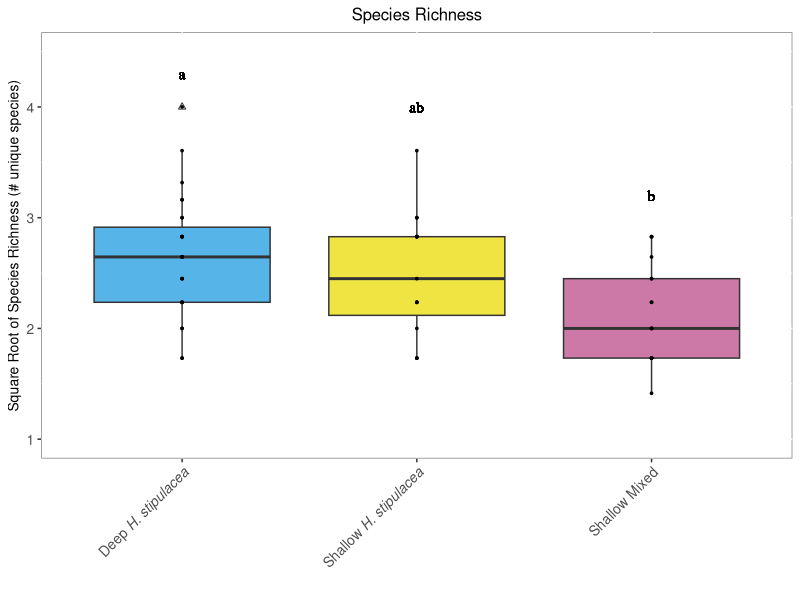
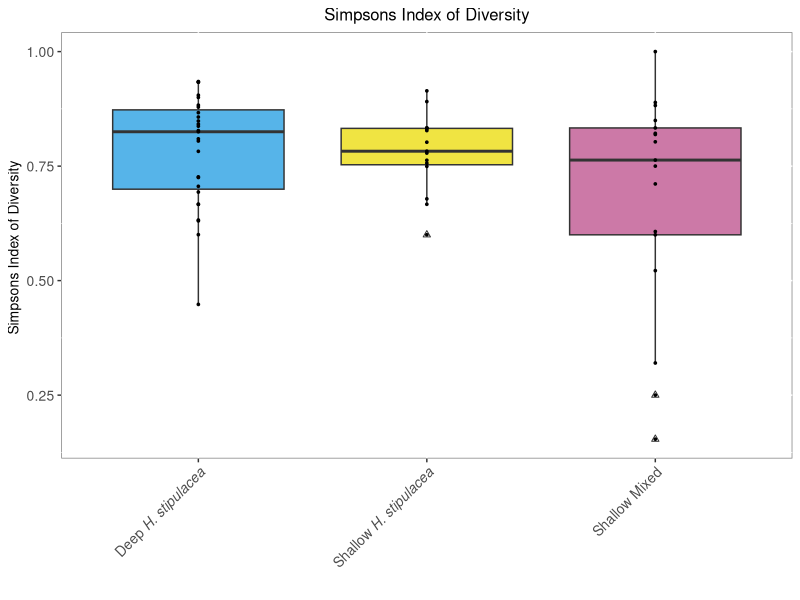
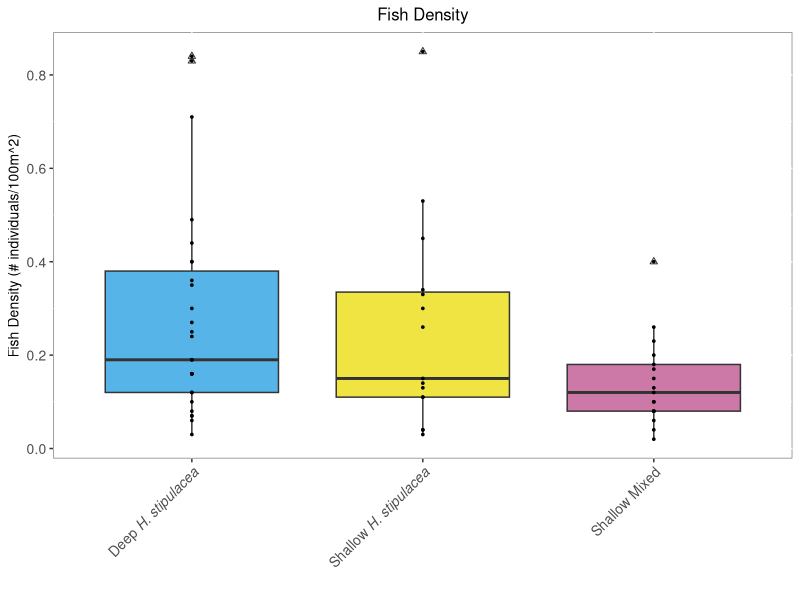

Write R code to recreate these figures, in order. (Note: this script raises an error after producing the figures.)
## ---- chunk 1
library(tidyverse)

finaldiversityplots<- read.csv("Data/WeFixedItAnalyzeMe.csv")

#adding a column for fish density, total number of fish divided by the area of the transect
finaldiversityplots<-finaldiversityplots%>%
  mutate(density=N/100)

#add the column with the square root of richness because we transfromed the data for the species richness data for the ANOVA 

finaldiversityplots$rsqrt<-(sqrt(finaldiversityplots$Species_Richness))

#add our seagrass categories to the dataframe
finaldiversityplots<-finaldiversityplots %>% 
  mutate(totalgrass= (PCovHalophila+
                      PCovThalassia+
                      PCovHalodule+
                      PCovSyringodium)) %>% 
  mutate(PerHalTotal=(PCovHalophila/totalgrass))

##Nas were generated on three transects where there was no seagrass we are only interested in looking at the differences when seagrass is present, removing these three transects
finaldiversityplots<-finaldiversityplots%>%
  filter(totalgrass!=0)

##Make the depth bin categories, we know that deeper than 15 meters there is no native seagrasses, and we want to separate the transects below 15 meters into two groups, ones that are 100% halophila, and ones that are not 100% halophila and contain native seagrasses, and then select for column that we need for further analysis


finaldiversityplots<- finaldiversityplots%>% 
       mutate(dhcat = case_when((depth >= 15.0) ~ "deep",
                                (depth <= 15.0 & PerHalTotal == 1.0) ~ "hal",
                                (depth <= 15.0 & PerHalTotal < 1.0) ~ "native" ))


#species richness plot first

RichnessFinal<-finaldiversityplots%>%
    ggplot(names=labels, aes(x=dhcat, y=rsqrt, fill=dhcat))+
  geom_boxplot(outlier.shape=2)+#change the shape of outliers
  geom_point(size=0.6)+#adds the points onto plot in single line
  xlab(" ")+#no x axis labels 
  ylab("Square Root of Species Richness (# unique species)")+#no y axis lables
  ggtitle("Species Richness")+
  scale_fill_manual(name = "Seagrass Category", 
                   labels = c(
      expression("Deep" ~ italic("H. stipulacea")),
      expression("Shallow" ~ italic("H. stipulacea")),
      "Shallow Mixed"
    ),
              values = c("#56B4E9","#F0E442","#CC79A7"))+
  scale_x_discrete(labels=c(
      expression("Deep" ~ italic("H. stipulacea")),
      expression("Shallow" ~ italic("H. stipulacea")),
      "Shallow Mixed"
    ))+
  geom_text(aes(family="serif", fontface="plain"),x= "deep" , y=4.3, label="a")+#add first letter, family and fontface change font and remove bold
  geom_text(aes(family="serif", fontface="plain", label="ab"),x= "hal" , y=4.0)+#add second letter
  geom_text(aes(family="serif", fontface="plain"), x= "native" , y=3.2, label="b")+#add third letter 
    ylim(1,4.5)+#manually set y axis 
  theme(legend.position="none",panel.background = element_rect(fill = "white", colour = "grey50"),plot.title = element_text(hjust = 0.5),axis.text.x = element_text(angle = 45, vjust = 1, hjust = 1))+#no legend, gridlines or grey background, centered title
   theme(
  text = element_text(size = 10),          # All text
  axis.text = element_text(size = 10),     # Axis ticks
  axis.title = element_text(size = 10),    # Axis labels
  legend.text = element_text(size = 10),
  legend.title = element_text(size = 10)
)

  
 

RichnessFinal

#simpsons diversity plot

SimpsonsFinal<-finaldiversityplots%>%
    ggplot(names=labels, aes(x=dhcat, y=simpsons, fill=dhcat))+
  geom_boxplot(outlier.shape=2)+#change the shape of outliers
  geom_point(size=0.6)+#adds the points onto plot in single line
  xlab(" ")+#no x axis labels 
  ylab("Simpsons Index of Diversity ")+#no y axis lables
  ggtitle("Simpsons Index of Diversity")+
  scale_fill_manual(name = "Seagrass Category", 
                   labels = c(
      expression("Deep" ~ italic("H. stipulacea")),
      expression("Shallow" ~ italic("H. stipulacea")),
      "Shallow Mixed"
    ),
              values = c("#56B4E9","#F0E442","#CC79A7"))+
  scale_x_discrete(labels=c(
      expression("Deep" ~ italic("H. stipulacea")),
      expression("Shallow" ~ italic("H. stipulacea")),
      "Shallow Mixed"
    ))+
  theme(legend.position="none",panel.background = element_rect(fill = "white", colour = "grey50"),plot.title = element_text(hjust = 0.5),axis.text.x = element_text(angle = 45, vjust = 1, hjust = 1))+#no gridlines or grey background, centered title
   theme(
  text = element_text(size = 10),          # All text
  axis.text = element_text(size = 10),     # Axis ticks
  axis.title = element_text(size = 10),    # Axis labels
  legend.text = element_text(size = 10),
  legend.title = element_text(size = 10)
)
 
SimpsonsFinal

#Density Plot

DenseFinal<-finaldiversityplots%>%
    ggplot(names=labels, aes(x=dhcat, y=density, fill=dhcat))+
  geom_boxplot(outlier.shape=2)+#change the shape of outliers
  geom_point(size=0.6)+#adds the points onto plot in single line
  xlab(" ")+#no x axis labels 
  ylab("Fish Density (# individuals/100m^2)")+#no y axis lables
  ggtitle("Fish Density")+
  scale_fill_manual(name = "Seagrass Category", 
                   labels = c(
      expression("Deep" ~ italic("H. stipulacea")),
      expression("Shallow" ~ italic("H. stipulacea")),
      "Shallow Mixed"
    ),
              values = c("#56B4E9","#F0E442","#CC79A7"))+
  scale_x_discrete(labels=c(
      expression("Deep" ~ italic("H. stipulacea")),
      expression("Shallow" ~ italic("H. stipulacea")),
      "Shallow Mixed"
    ))+
  theme(legend.position="none",panel.background = element_rect(fill = "white", colour = "grey50"),plot.title = element_text(hjust = 0.5),axis.text.x = element_text(angle = 45, vjust = 1, hjust = 1))+#no legend, gridlines or grey background, centered title
   theme(
  text = element_text(size = 10),          # All text
  axis.text = element_text(size = 10),     # Axis ticks
  axis.title = element_text(size = 10),    # Axis labels
  legend.text = element_text(size = 10),
  legend.title = element_text(size = 10)
)
 
DenseFinal

#Three Plots Combined

DiversityPlot<-RichnessFinal+DenseFinal+SimpsonsFinal

DiversityPlot


ggsave("DiversityPlot.png", DiversityPlot, width = 8, height = 5, dpi = 300)
